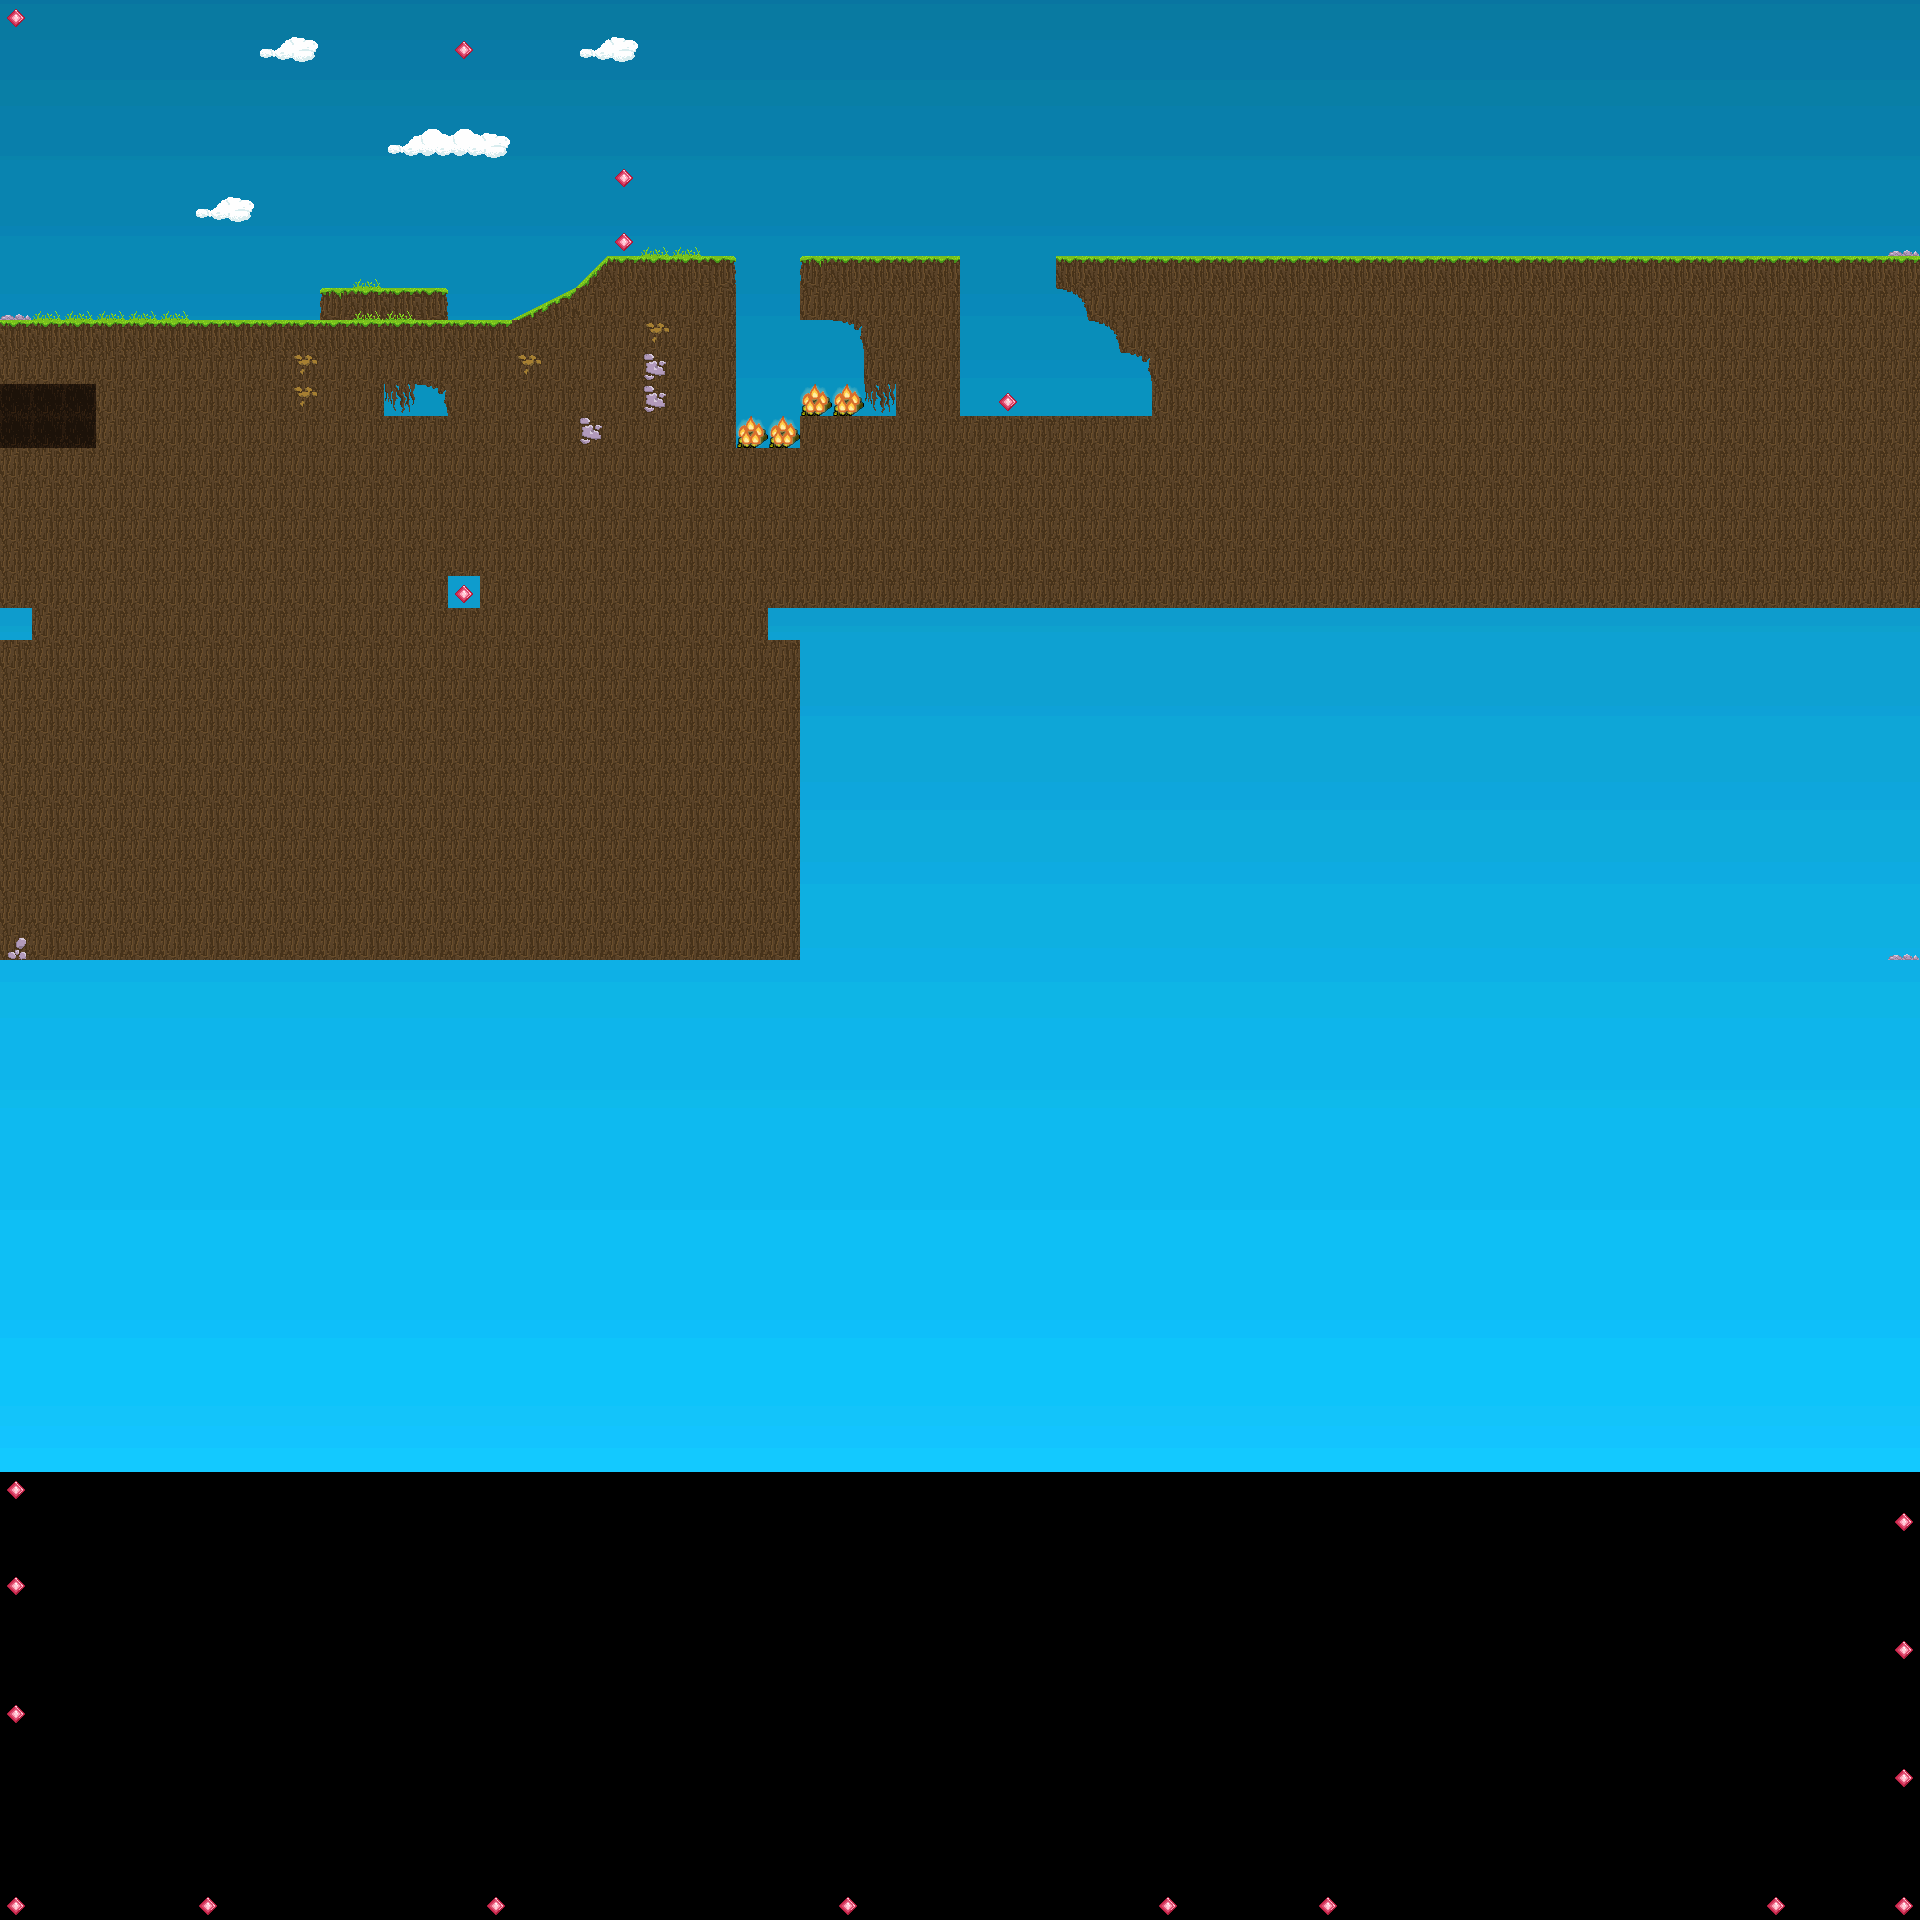

A level layout from a 2D game, rendered from its tile map. Below: a short description, then the map file with tile-grid data replaced by summaries:
An orthogonal 60x60 tile map with 32x32 px tiles, 1 tile layer (map), 2 tilesets, 2 image layers and 10 objects (6x surface, start player, enemy, start camera position, ground).

<map version="1.0" tiledversion="1.0.3" orientation="orthogonal" renderorder="right-down" width="60" height="60" tilewidth="32" tileheight="32" nextobjectid="45">
 <properties>
  <property name="object_layer_name" value="objects" />
 </properties>
 <tileset firstgid="1" name="Tiles_32x32" tilewidth="32" tileheight="32" tilecount="64" columns="8">
  <image source="Tiles 32x32/Tiles_32x32.png" width="256" height="256" />
  <tile id="1">
   <animation>
    <frame tileid="0" duration="100" />
   </animation>
  </tile>
 </tileset>
 <tileset firstgid="65" name="flame" tilewidth="32" tileheight="32" tilecount="5" columns="5">
  <image source="flame.png" width="160" height="32" />
  <tile id="0">
   <animation>
    <frame tileid="0" duration="100" />
    <frame tileid="1" duration="100" />
    <frame tileid="2" duration="100" />
    <frame tileid="3" duration="100" />
    <frame tileid="4" duration="100" />
   </animation>
  </tile>
 </tileset>
 <imagelayer name="background">
  <image source="BackgroundGradient.png" trans="00aaff" width="1280" height="1472" />
 </imagelayer>
 <imagelayer name="Copy of background" offsetx="1280" offsety="0">
  <image source="BackgroundGradient.png" width="1280" height="1472" />
 </imagelayer>
 <layer name="map" width="60" height="60">
  <data>[3600 cells, 909 non-empty, 24 distinct tile ids]</data>
 </layer>
 <objectgroup name="objects">
  <object id="3" name="start player" x="623.667" y="224" width="32.3333" height="31.6667">
   <properties>
    <property name="class" value="Player" />
    <property name="name" value="s_p" />
    <property name="type" value="dynamic" />
   </properties>
  </object>
  <object id="7" name="enemy" gid="52" x="706" y="253" width="32" height="32" />
  <object id="14" name="start camera position" x="638" y="453" width="33" height="29" />
  <object id="32" name="surface" x="1" y="322">
   <polyline points="0,0 507,1 575,-33 608,-65 733,-64" />
  </object>
  <object id="35" name="surface" x="802" y="259">
   <polyline points="0,0 159,0" />
  </object>
  <object id="37" name="ground" x="801" y="261">
   <polyline points="0,0 0,56" />
  </object>
  <object id="38" name="surface" x="736" y="258">
   <properties>
    <property name="friction" type="float" value="0" />
   </properties>
   <polyline points="0,0 0,187" />
  </object>
  <object id="39" name="surface" x="736" y="447">
   <properties>
    <property name="type" value="dead" />
   </properties>
   <polyline points="0,0 64,0 64,-31 144,-30.5 223.5,-30.75 224,-183" />
  </object>
  <object id="40" name="surface" x="1058" y="259">
   <polyline points="0,0 861,0 862,-226" />
  </object>
  <object id="43" name="surface" x="321" y="290">
   <properties>
    <property name="type" value="platform" />
   </properties>
   <polyline points="0,0 125,0" />
  </object>
 </objectgroup>
</map>
